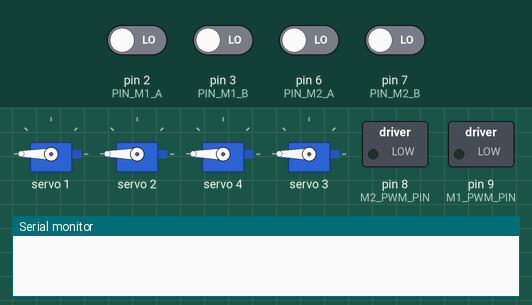
Recording of a sketch running on a simulated Arduino Uno, built for the host (arithmetic inside an expression is 32-bit, double 64-bit). Shown: 4 × servo, switched loads named in the sketch (green lamp = pin HIGH), the last lines printed to the serial monitor. The inputs (shaded band) are chosen by the test bench; at power-on: pin 2 (PIN_M1_A), pin 3 (PIN_M1_B), pin 6 (PIN_M2_A), pin 7 (PIN_M2_B) LOW.

Above: at 0.1 s.
At 5.0 s:
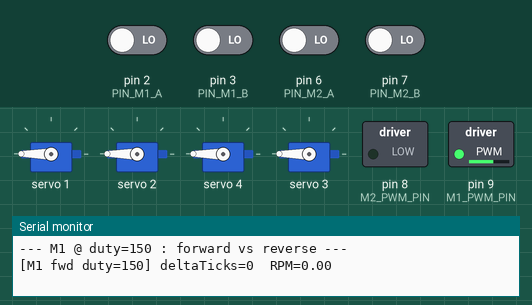
5.1 s: pin 2 (PIN_M1_A) driven HIGH
At 8.8 s:
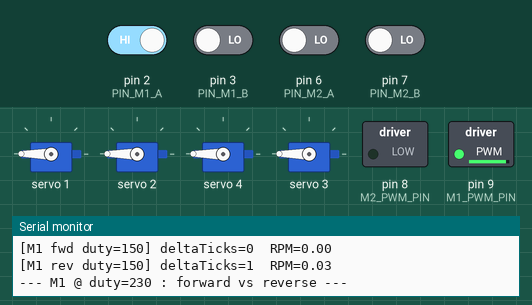
Timing chart, 0 to 24.9 s (numbered marks = the images above; inputs shaded):
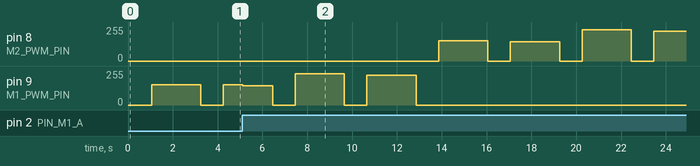

The sketch:

bmduino_car1_fwdrev_readback_compare.ino
```cpp
// 直接證明「同一顆馬達，同樣duty，正轉/反轉測出來的RPM真的差很多」，
// 排除是不同顆馬達搞混、或channel/接線判斷錯誤的疑慮：
//   - 每顆馬達（M1、M2）各自在同一個duty值下，先正轉量3秒、停1秒、
//     再反轉量3秒，直接對照同一顆馬達、同一個duty的正反轉RPM讀值
//   - 分別在 duty=150（中段）跟 duty=230（接近之前發現的門檻）各測一次
//   - 全程只操作同一組PCA9685 channel/PWM腳/編碼器腳，沒有切換到別顆馬達，
//     確保比較的是同一顆馬達本身，不是接線混淆

#include <Arduino.h>
#include <Wire.h>
#include <Adafruit_PWMServoDriver.h>

Adafruit_PWMServoDriver pwm = Adafruit_PWMServoDriver(0x40, Wire1);

const uint8_t CH_M1_IN1 = 1;
const uint8_t CH_M1_IN2 = 2;
const uint8_t M1_PWM_PIN = 9;
const uint8_t PIN_M1_A = 2;  // 2026-09-08改接：原本D4接觸不良，改到D2
const uint8_t PIN_M1_B = 3;  // 原本D5有雜訊，改到D3

const uint8_t CH_M2_IN1 = 4;
const uint8_t CH_M2_IN2 = 3;
const uint8_t M2_PWM_PIN = 8;
const uint8_t PIN_M2_A = 6;
const uint8_t PIN_M2_B = 7;

const uint32_t PWM_PERIOD_US = 200;
const float TICKS_PER_REV = 1550.0;
const uint32_t SETTLE_MS = 700;
const uint32_t MEASURE_MS = 1500;

volatile int32_t posM1 = 0, posM2 = 0;
volatile uint8_t stateM1 = 0, stateM2 = 0;

static const int8_t QDEC_TABLE[16] = {
  0, -1, 1, 0,
  1, 0, 0, -1,
  -1, 0, 0, 1,
  0, 1, -1, 0
};
void updateQuadM1() {
  uint8_t a = digitalRead(PIN_M1_A), b = digitalRead(PIN_M1_B);
  uint8_t ns = (a << 1) | b;
  posM1 += QDEC_TABLE[((stateM1 << 2) | ns) & 0x0F];
  stateM1 = ns;
}
void updateQuadM2() {
  uint8_t a = digitalRead(PIN_M2_A), b = digitalRead(PIN_M2_B);
  uint8_t ns = (a << 1) | b;
  posM2 += QDEC_TABLE[((stateM2 << 2) | ns) & 0x0F];
  stateM2 = ns;
}
void isrM1A() { updateQuadM1(); }
void isrM1B() { updateQuadM1(); }
void isrM2A() { updateQuadM2(); }
void isrM2B() { updateQuadM2(); }

uint8_t m1Duty = 0, m2Duty = 0;

void setDir(uint8_t in1Ch, uint8_t in2Ch, int dir) {
  if (dir > 0) { pwm.setPin(in1Ch, 4095); pwm.setPin(in2Ch, 0); }
  else if (dir < 0) { pwm.setPin(in1Ch, 0); pwm.setPin(in2Ch, 4095); }
  else { pwm.setPin(in1Ch, 4095); pwm.setPin(in2Ch, 4095); }  // coast
}

void updateMotorPWM() {
  uint32_t phase = micros() % PWM_PERIOD_US;
  digitalWrite(M1_PWM_PIN, phase < (uint32_t)m1Duty * PWM_PERIOD_US / 255 ? HIGH : LOW);
  digitalWrite(M2_PWM_PIN, phase < (uint32_t)m2Duty * PWM_PERIOD_US / 255 ? HIGH : LOW);
}

void busyWaitPWM(uint32_t ms) {
  uint32_t start = millis();
  while (millis() - start < ms) updateMotorPWM();
}

void measureOne(const char* motorLabel, const char* dirLabel, uint8_t duty,
                 uint8_t* dutyVar, volatile int32_t* pos, uint8_t in1Ch, uint8_t in2Ch, int dir) {
  setDir(in1Ch, in2Ch, dir);
  *dutyVar = duty;
  busyWaitPWM(SETTLE_MS);
  int32_t before = *pos;
  busyWaitPWM(MEASURE_MS);
  int32_t after = *pos;
  float rpm = ((after - before) / TICKS_PER_REV) * (60000.0f / MEASURE_MS);
  Serial.print(F("["));
  Serial.print(motorLabel);
  Serial.print(F(" "));
  Serial.print(dirLabel);
  Serial.print(F(" duty="));
  Serial.print(duty);
  Serial.print(F("] deltaTicks="));
  Serial.print(after - before);
  Serial.print(F("  RPM="));
  Serial.println(rpm, 2);
  *dutyVar = 0;
  setDir(in1Ch, in2Ch, 0);
  busyWaitPWM(1000);
}

void compareMotor(const char* label, uint8_t* dutyVar, volatile int32_t* pos,
                   uint8_t in1Ch, uint8_t in2Ch, uint8_t testDuty) {
  Serial.print(F("--- "));
  Serial.print(label);
  Serial.print(F(" @ duty="));
  Serial.print(testDuty);
  Serial.println(F(" : forward vs reverse ---"));
  measureOne(label, "fwd", testDuty, dutyVar, pos, in1Ch, in2Ch, 1);
  measureOne(label, "rev", testDuty, dutyVar, pos, in1Ch, in2Ch, -1);
}

void setup() {
  Serial.begin(115200);
  pinMode(M1_PWM_PIN, OUTPUT);
  pinMode(M2_PWM_PIN, OUTPUT);
  pinMode(PIN_M1_A, INPUT);
  pinMode(PIN_M1_B, INPUT);
  pinMode(PIN_M2_A, INPUT);
  pinMode(PIN_M2_B, INPUT);
  attachInterrupt(digitalPinToInterrupt(PIN_M1_A), isrM1A, CHANGE);
  attachInterrupt(digitalPinToInterrupt(PIN_M1_B), isrM1B, CHANGE);
  attachInterrupt(digitalPinToInterrupt(PIN_M2_A), isrM2A, CHANGE);
  attachInterrupt(digitalPinToInterrupt(PIN_M2_B), isrM2B, CHANGE);

  Wire1.begin();
  pwm.begin();
  pwm.setPWMFreq(50);
  setDir(CH_M1_IN1, CH_M1_IN2, 0);
  setDir(CH_M2_IN1, CH_M2_IN2, 0);
  delay(1000);

  Serial.println(F("=== M1/M2 forward vs reverse readback comparison, same motor, same duty ==="));

  compareMotor("M1", &m1Duty, &posM1, CH_M1_IN1, CH_M1_IN2, 150);
  compareMotor("M1", &m1Duty, &posM1, CH_M1_IN1, CH_M1_IN2, 230);
  compareMotor("M2", &m2Duty, &posM2, CH_M2_IN1, CH_M2_IN2, 150);
  compareMotor("M2", &m2Duty, &posM2, CH_M2_IN1, CH_M2_IN2, 230);

  Serial.println(F("=== done ==="));
}

void loop() {
  updateMotorPWM();
}
```
